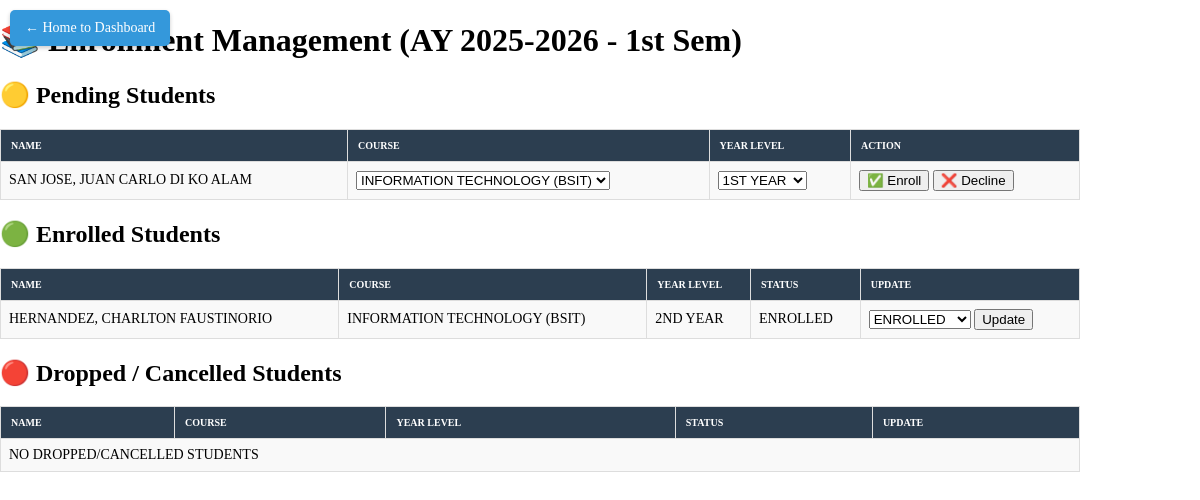
Page /admin_student_approvals.php (signed in) on the committed database.
### tables this page shows
CREATE TABLE `student_login` (
  `ID` int(255) NOT NULL,
  `L_name` varchar(99) NOT NULL,
  `F_name` varchar(99) NOT NULL,
  `M_name` varchar(99) NOT NULL,
  `age` int(255) NOT NULL,
  `bday` varchar(255) NOT NULL,
  `pbirth` varchar(255) NOT NULL,
  `gender` varchar(255) NOT NULL,
  `marital` varchar(255) NOT NULL,
  `yr_lvl` varchar(255) NOT NULL,
  `crs` varchar(255) NOT NULL,
  `street` varchar(255) NOT NULL,
  `brgy` varchar(255) NOT NULL,
  `city_mun` varchar(255) NOT NULL,
  `Date` date NOT NULL DEFAULT current_timestamp(),
  `Student_Number` varchar(20) DEFAULT NULL,
  `status` varchar(20) DEFAULT NULL,
  `Username` varchar(255) NOT NULL,
  `Password` varchar(255) NOT NULL
);

CREATE TABLE `student_registrations` (
  `id` int(11) NOT NULL,
  `student_id` int(11) NOT NULL,
  `academic_year` varchar(9) NOT NULL,
  `semester` enum('1','2') NOT NULL,
  `year_level` enum('1ST YEAR','2ND YEAR','3RD YEAR','4TH YEAR') NOT NULL,
  `status` enum('ENROLLED','COMPLETED','DROPPED','CANCELLED') DEFAULT 'ENROLLED',
  `date_registered` timestamp NOT NULL DEFAULT current_timestamp(),
  `course` varchar(255) NOT NULL
);

### admin_student_approvals.php (the view, shortened to what this page needs)
<?php
$conn = mysqli_connect("sql112.infinityfree.com", "if0_40025418", "milkosry4", "if0_40025418_escr_dbase");
$year_now = date("Y");
$current_year = $year_now . "-" . ($year_now + 1);
$month = date("n");
$current_semester = ($month >= 6 && $month <= 10) ? 1 : 2;
$year_levels = ["1ST YEAR", "2ND YEAR", "3RD YEAR", "4TH YEAR"];
$course_options = [
    "INFORMATION TECHNOLOGY (BSIT)",
    "COMPUTER SCIENCE (BSCS)",
    "ACCOUNTANCY (BSA)",
    "BSBA - MAJOR IN FM",
    "BSBA - MAJOR IN MM",
    "BSBA - MAJOR IN HRDM",
    "BTVTED - FSM",
    "BTVTED - ELEC",
    "BSOA - OFFICE ADMINISTRATION",
    "SHS - HUMSS",
    "SHS - ABM",
    "SHS - ICT"
];
function map_year_level($yr_lvl) {
    $normalized = strtolower(trim($yr_lvl));
    $mapping = [
        "1" => "1ST YEAR",
        "2" => "2ND YEAR",
        "3" => "3RD YEAR",
        "4" => "4TH YEAR",
        "1st year" => "1ST YEAR",
        "2nd year" => "2ND YEAR",
        "3rd year" => "3RD YEAR",
        "4th year" => "4TH YEAR",
        "first year" => "1ST YEAR",
        "second year" => "2ND YEAR",
        "third year" => "3RD YEAR",
        "fourth year" => "4TH YEAR",
        "1st year college" => "1ST YEAR",
        "2nd year college" => "2ND YEAR",
        "3rd year college" => "3RD YEAR",
        "4th year college" => "4TH YEAR",
    ];
    return $mapping[$normalized] ?? "1ST YEAR";
}
$sql_pending = "
    SELECT * FROM student_login s
    WHERE NOT EXISTS (
        SELECT 1 FROM student_registrations r
        WHERE r.student_id = s.ID
          AND r.academic_year = '$current_year'
          AND r.semester = '$current_semester'
    )
    ORDER BY s.L_name, s.F_name
";
$result_pending = mysqli_query($conn, $sql_pending);
$sql_enrolled = "
    SELECT s.*, r.year_level, r.course, r.status
    FROM student_registrations r
    JOIN student_login s ON s.ID = r.student_id
    WHERE r.academic_year = '$current_year'
      AND r.semester = '$current_semester'
      AND r.status = 'ENROLLED'
    ORDER BY s.L_name, s.F_name
";
$result_enrolled = mysqli_query($conn, $sql_enrolled);
$sql_dropped = "
    SELECT s.*, r.year_level, r.course, r.status
    FROM student_registrations r
    JOIN student_login s ON s.ID = r.student_id
    WHERE r.academic_year = '$current_year'
      AND r.semester = '$current_semester'
      AND r.status IN ('DROPPED','CANCELLED')
    ORDER BY s.L_name, s.F_name
";
$result_dropped = mysqli_query($conn, $sql_dropped);
?>
<!DOCTYPE html>
<html lang="en">
<head>
<link rel="stylesheet" href="admin.css?v10">
</head>
<body>
<a href="admin.php" class="home-btn">← Home to Dashboard</a>
<h1>📚 Enrollment Management (AY <?= $current_year ?> - <?= $current_semester==1?"1st Sem":"2nd Sem" ?>)</h1>
<h2>🟡 Pending Students</h2>
<table border="1" cellpadding="5">
<tr>
    <th>Name</th>
    <th>Course</th>
    <th>Year Level</th>
    <th>Action</th>
</tr>
<?php if(mysqli_num_rows($result_pending) > 0): ?>
    <?php while($row = mysqli_fetch_assoc($result_pending)): ?>
    <tr>
        <form method="POST">
            <td><?= htmlspecialchars($row['L_name'].", ".$row['F_name']." ".$row['M_name']); ?></td>
            <td>
                <select name="course" required>
                    <?php foreach($course_options as $c): ?>
                        <option value="<?= $c ?>" <?= $c==$row['crs']?'selected':'' ?>><?= $c ?></option>
                    <?php endforeach; ?>
                </select>
            </td>
            <td>
                <?php $mapped_yr_lvl = map_year_level($row['yr_lvl']); ?>
                <select name="year_level" required>
                    <?php foreach($year_levels as $yl): ?>
                        <option value="<?= $yl ?>" <?= $yl==$mapped_yr_lvl?'selected':'' ?>><?= $yl ?></option>
                    <?php endforeach; ?>
                </select>
            </td>
            <td>
                <button type="submit" name="action" value="enroll">✅ Enroll</button>
                <button type="submit" name="action" value="decline">❌ Decline</button>
            </td>
        </form>
    </tr>
    <?php endwhile; ?>
<?php else: ?>
<tr><td colspan="4">No pending students</td></tr>
<?php endif; ?>
</table>
<h2>🟢 Enrolled Students</h2>
<table border="1" cellpadding="5">
<tr>
    <th>Name</th>
    <th>Course</th>
    <th>Year Level</th>
    <th>Status</th>
    <th>Update</th>
</tr>
<?php if(mysqli_num_rows($result_enrolled) > 0): ?>
    <?php while($row = mysqli_fetch_assoc($result_enrolled)): ?>
    <tr>
        <form method="POST">
            <td><?= htmlspecialchars($row['L_name'].", ".$row['F_name']." ".$row['M_name']); ?></td>
            <td><?= htmlspecialchars($row['course']); ?></td>
            <td><?= htmlspecialchars($row['year_level']); ?></td>
            <td><?= htmlspecialchars($row['status']); ?></td>
            <td>
                <select name="new_status">
                    <option value="ENROLLED" selected>ENROLLED</option>
                </select>
                <button type="submit" name="action" value="update_status">Update</button>
            </td>
        </form>
    </tr>
    <?php endwhile; ?>
<?php else: ?>
<tr><td colspan="5">No enrolled students</td></tr>
<?php endif; ?>
</table>
<h2>🔴 Dropped / Cancelled Students</h2>
<table border="1" cellpadding="5">
<tr>
    <th>Name</th>
    <th>Course</th>
    <th>Year Level</th>
    <th>Status</th>
    <th>Update</th>
</tr>
<?php if(mysqli_num_rows($result_dropped) > 0): ?>
    <?php while($row = mysqli_fetch_assoc($result_dropped)): ?>
    <tr>
        <form method="POST">
            <td><?= htmlspecialchars($row['L_name'].", ".$row['F_name']." ".$row['M_name']); ?></td>
            <td><?= htmlspecialchars($row['course']); ?></td>
            <td><?= htmlspecialchars($row['year_level']); ?></td>
            <td><?= htmlspecialchars($row['status']); ?></td>
            <td>
                <input type="hidden" name="student_id" value="<?= $row['ID']; ?>">
                <select name="new_status">
                    <option value="ENROLLED">ENROLLED</option>
                    <option value="DROPPED" <?= $row['status']=="DROPPED"?"selected":"" ?>>DROPPED</option>
                    <option value="CANCELLED" <?= $row['status']=="CANCELLED"?"selected":"" ?>>CANCELLED</option>
                </select>
                <button type="submit" name="action" value="update_status">Update</button>
            </td>
        </form>
    </tr>
    <?php endwhile; ?>
<?php else: ?>
<tr><td colspan="5">No dropped/cancelled students</td></tr>
<?php endif; ?>
</table>
</body>
</html>

### admin.css (style rules this page uses)
body { width: 100%; margin: auto; }
table { width: 90%; border-collapse: collapse; margin-top: 0; text-transform: uppercase; }
table, th, td { border: 1px solid #ddd; font-size: 10px; }
th { background: #2c3e50; color: #fff; padding: 10px; text-align: left; }
td { padding: 8px; font-size: 14px; }
tr:nth-child(even) { background: #f9f9f9; }
.home-btn { position: fixed; top: 10px; left: 10px; background-color: #3498db; color: white; padding: 10px 15px; text-decoration: none; border-radius: 5px; font-size: 14px; z-index: 1000; box-shadow: 0 2px 4px rgba(0, 0, 0, 0.2); }

### rows in the picture
student_login: L_name+F_name+M_name "SAN JOSE, JUAN CARLO DI KO ALAM", course "INFORMATION TECHNOLOGY (BSIT)", year_level "1ST YEAR"
student_registrations: student.M_name "HERNANDEZ, CHARLTON FAUSTINORIO", course "INFORMATION TECHNOLOGY (BSIT)", year_level "2ND YEAR", status "ENROLLED"
